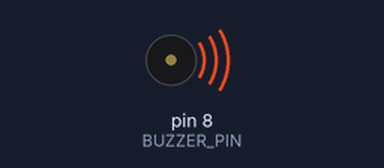
Recording of a sketch running on a simulated Arduino Uno, built with avr-gcc and run on an emulated ATmega328P. Parts: buzzer (waves = sounding).

Above: at 1.7 s.
At 2.87 s:
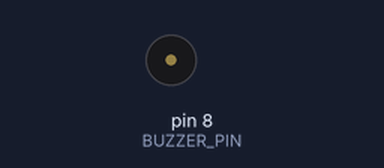
Timing chart, 0 to 4.0 s (numbered marks = the images above):
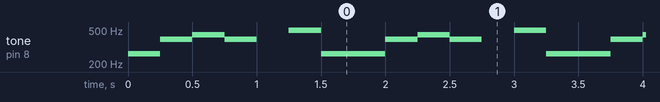

The sketch:

buzzer_passivo.ino
```cpp
// (licence header left out)
// frequências das notas musicais
#define DO 262
#define RE 294
#define MI 330
#define FA 349
#define SOL 392
#define LA 440
#define SI 494

// pino do buzzer
#define BUZZER_PIN 8

// melodias
int melodia[] = {
  DO, SOL, SOL, LA, SOL, 0, SI, DO
};

// tempos das notas: 4 = quarto de tempo, 8 = oitavo de tempo...
int temposNotas[] = {
  4, 8, 8, 4, 4, 4, 4, 4
};

// utilizado para gerar som de alarme
float valorSeno;
int frequencia;

void setup() {
  pinMode(BUZZER_PIN, OUTPUT);
}

void loop() {
  for (int notaIdx = 0; notaIdx < 8; notaIdx++) {
    tone(BUZZER_PIN, melodia[notaIdx]);

    // para calcular o tempo da nota, divida um segundo pelo tempo da nota
    // ex.: quarto de tempo = 1000 / 4, oitavo de tempo = 1000 / 8
    int tempoNota = 1000 / temposNotas[notaIdx];
    delay(tempoNota);

    // para de emitir som
    noTone(BUZZER_PIN);
  }

  // código para o som de alarme
  /*for (int x = 0; x < 180; x++) {
    // converte graus em radianos e obter o valor do seno
    valorSeno = sin(x * (3.1412 / 180));
    // gera frequência a partir do valor do seno
    frequencia = 2000 + (int(valorSeno * 1000));
    tone(BUZZER_PIN, frequencia);
    delay(2);
  }*/
}
```

Measured:
- by itself, tone on pin 8 (BUZZER_PIN): repeats every 1.8 s: 392 Hz 0.25 s, 440 Hz 0.25 s, 392 Hz 0.25 s, silent 0.25 s, 494 Hz 0.25 s, 262 Hz 0.50 s
